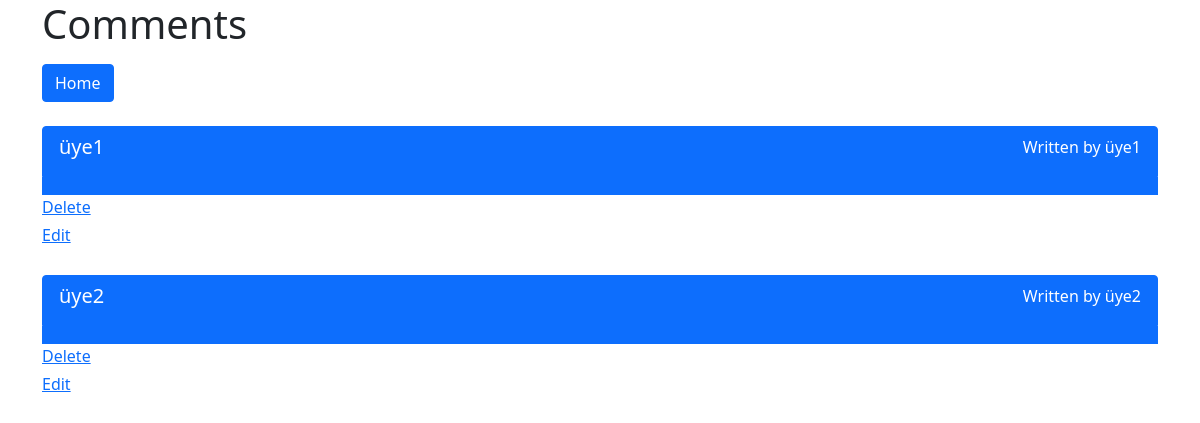
The page /22/get_comment (signed in) on the database as committed earlier.
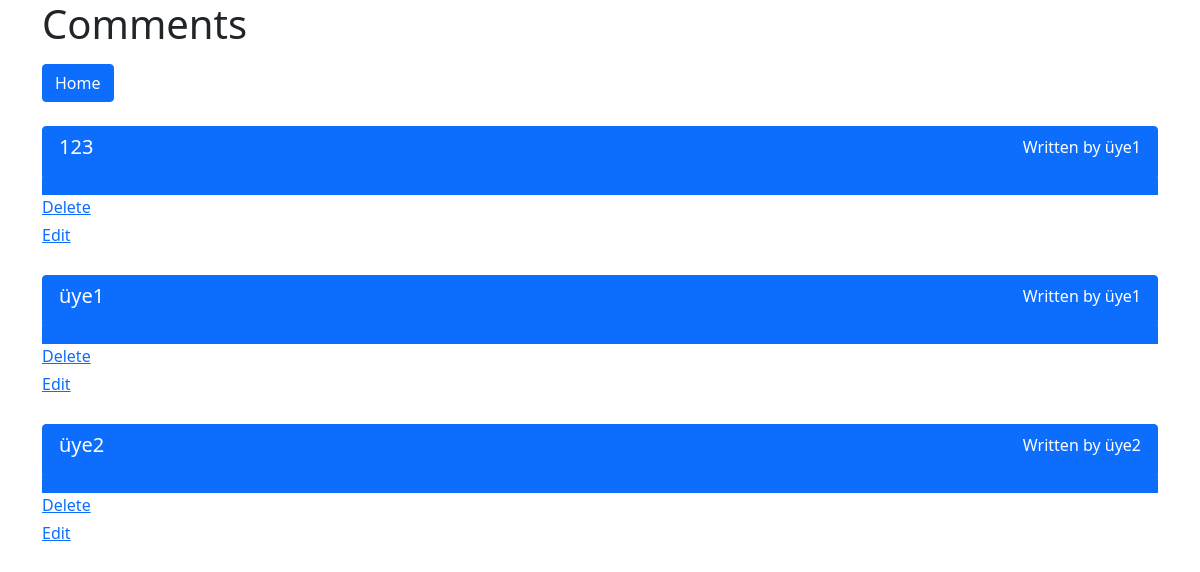
The same page on the database as committed later.
### tables this page shows
CREATE TABLE comment(
  id INTEGER PRIMARY KEY AUTOINCREMENT,
  user_id INTEGER NOT NULL,
  forum_id INTEGER NOT NULL,
  created TIMESTAMP NOT NULL DEFAULT CURRENT_TIMESTAMP,
  body TEXT NOT NULL,
  FOREIGN KEY (user_id) REFERENCES user(id),
  FOREIGN KEY (forum_id) REFERENCES forum(id)
);

CREATE TABLE user (
  id INTEGER PRIMARY KEY AUTOINCREMENT,
  nickname TEXT UNIQUE NOT NULL,
  password TEXT NOT NULL,
  authority BOOLEAN NOT NULL
);

### flaskr/forum.py (the view)
@bp.route('/<int:id>/get_comment',methods=('GET','POST')) # Forumun sahip olduğu yorumları getirmek için
def get_comment(id): # id ile hangi forumun yorumlarına gidildi onu öğrendik.
    db=get_db()
    comments=db.execute(
        'SELECT c.body,c.forum_id,c.id,c.user_id,u.nickname'
        ' FROM comment c'
        ' INNER JOIN user u ON u.id = f.user_id'
        ' INNER JOIN forum f ON u.id = c.user_id'
        ' WHERE c.forum_id = ?'
        ' ORDER BY c.id DESC',
        (id,) # id'yi burada kullanıp sql sorgusu ile çektik.
    ).fetchall()
    return render_template('forum/get_comment.html',comments=comments)

### flaskr/auth.py (called while the page is built)
@bp.before_app_request
def load_logged_in_user():
    user_id = session.get('user_id') # session bilgisi olan kullanıcı dbden çeker
    if user_id is None:
        g.user = None
    else:
        g.user = get_db().execute(
            'SELECT * FROM user WHERE id = ?', (user_id,)
        ).fetchone()

### flaskr/db.py (called while the page is built)
def get_db():
    if 'db' not in g:
        g.db = sqlite3.connect(
            current_app.config['DATABASE'],
            detect_types=sqlite3.PARSE_DECLTYPES
        )
        g.db.row_factory = sqlite3.Row
    return g.db

### flaskr/templates/forum/get_comment.html (shortened to what this page needs)
{% extends 'base.html' %}
{% block header %}
  <h1 class="container">{% block title %}Comments{% endblock %}</h1>
{% endblock %}
{% block content %}
<a class="btn btn-primary" href="{{ url_for('forum.index') }}">Home</a>
    {% for comment in comments %}
  <article class="post mt-4">
    <div class="list-group">
      <a href="#" class="list-group-item list-group-item-action active" aria-current="true">
        <div class="d-flex w-100 justify-content-between">
          <h5 class="mb-1">{{ comment['body'] }}</h5>
          <span>Written by {{ comment['nickname']}} </span>
        </div>
        {% if g.user['id'] == comment['user_id'] or g.user['authority']==1 %}
          <p class="mb-1"><a href="{{ url_for('forum.comment_delete', id=comment['id']) }}">Delete</a></p>
          <p class="mb-1"><a href="{{ url_for('forum.comment_edit', id=comment['id']) }}">Edit</a></p>
        {% endif %}
      </a>
    </div>
  </article>
    {% endfor %}
{% endblock %}

### flaskr/templates/base.html (shortened to what this page needs)
<!doctype html>
<link href="https://cdn.jsdelivr.net/npm/bootstrap@5.1.3/dist/css/bootstrap.min.css" rel="stylesheet">
<link href="https://maxcdn.bootstrapcdn.com/font-awesome/4.3.0/css/font-awesome.min.css" rel="stylesheet">
{% block header %}{% endblock %}
<section class="content">
  <div class="container">
    {% block content %}
    {% endblock %}
  </div>
</section>

Rows that differ between the two databases and show on the page:
added comment: body "123", nickname "üye1"
